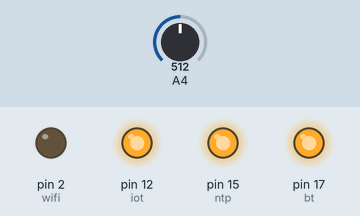
Recording of a sketch running on a simulated Arduino Mega 2560, built with avr-gcc and run on an emulated ATmega2560. Shown: output pins drawn as LEDs (lit = HIGH). Inputs (shaded band) come from the test bench; at power-on: A4 = 512.

Above: at 1.2 s.
1.3 s: A4 set to 559
2.8 s: A4 set to 587
At 3.2 s:
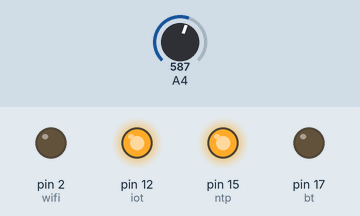
4.3 s: A4 set to 306
At 5.5 s:
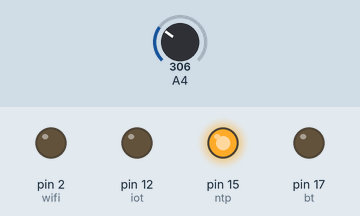
5.8 s: A4 set to 235
7.3 s: A4 set to 217
At 7.9 s:
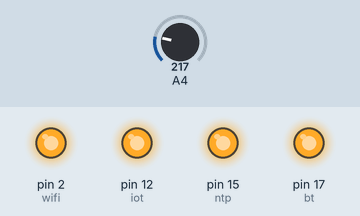
8.8 s: A4 set to 511
At 10.2 s:
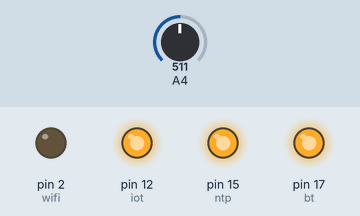
Timing chart, 0 to 11.3 s (numbered marks = the images above; inputs shaded):
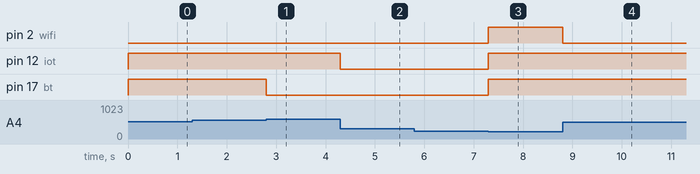

Measured:
- the behaviour switches between 568 and 569 on A4 (found by bisection; images 0 and 1)
- the behaviour switches between 228 and 227 on A4 (found by bisection; images 2 and 3)
- after the input at 1.3 s, every drawn part: stays the same
- after the input at 2.8 s, pin 17 (bt): HIGH → LOW at once
- after the input at 4.3 s, pin 12 (iot): HIGH → LOW at once
- after the input at 5.8 s, every drawn part: stays the same
- after the input at 7.3 s, pin 2 (wifi), pin 12 (iot), pin 17 (bt): LOW → HIGH at once
- after the input at 8.8 s, pin 2 (wifi): HIGH → LOW at once

The sketch:

Map_Analog.ino
```cpp
#include <analogWrite.h>
int bt = 17;
int wifi = 2;
int ntp = 15;
int iot = 12;
int ldr = 36;
void setup() {
  Serial.begin(9600);
  pinMode(ntp, OUTPUT);
  pinMode(ldr, INPUT);
  pinMode(wifi, OUTPUT);
  pinMode(bt, OUTPUT);
  pinMode(iot, OUTPUT);
  digitalWrite(iot, HIGH);
  digitalWrite(ntp, HIGH);
  digitalWrite(bt, HIGH);
  digitalWrite(wifi, HIGH);
}

void loop() {
  int val = map(analogRead(ldr), 0, 1024, 1, 10);
  if (val >= 6) {
    digitalWrite(bt, LOW);
  }
  else if (val >= 5) {
    digitalWrite(wifi, LOW);
    digitalWrite(bt, HIGH);
  }
  else if (val >= 4) {
    digitalWrite(ntp, LOW);
    digitalWrite(wifi, HIGH);
  }
  else if (val >= 3) {
    digitalWrite(iot, LOW);
    digitalWrite(ntp, HIGH);
  }
  else if (val <= 2) {
    digitalWrite(iot, HIGH);
    digitalWrite(ntp, HIGH);
    digitalWrite(bt, HIGH);
    digitalWrite(wifi, HIGH);
  }
  //Serial.println(val);
}
```
